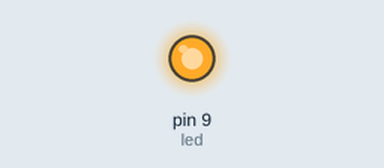
Recording of a sketch running on a simulated Arduino Uno, built with avr-gcc and run on an emulated ATmega328P. Parts: output pins drawn as LEDs (lit = HIGH).

Above: at 0.1 s.
At 0.6 s:
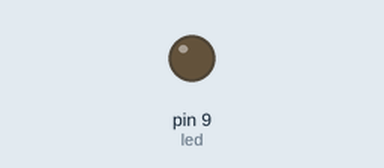
At 20.1 s:
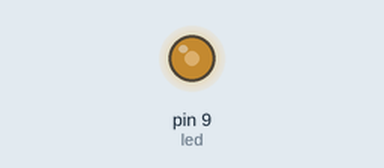
Timing chart, 0 to 21.6 s (numbered marks = the images above):
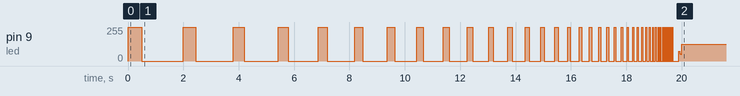

Measured:
- by itself, pin 9 (led): 0/255 → 255/255 at 0.00 s, → 0/255 0.50 s later, → 255/255 1.5 s later, → 0/255 0.45 s later, … (84 changes in this stretch)

The sketch:

q8.ino
```cpp
// int led = 9 ;
// int i;
// void setup()
// {
//   pinMode(led, OUTPUT);
// }
// void loop()
// {
//   for( i = 1; i<500 ; i = i + 1 )
//   {
//     digitalWrite(led, HIGH);
//     delay(500-i);
//     digitalWrite(led, LOW);
//     delay(1500- i*3);
//   }
// }

// int led = 9 ;
// void setup()
// {
//   pinMode(led, OUTPUT);
// }
// void loop()
// {
//   for(int i = 1; i<500 ;i ++)
//   {
//     digitalWrite(led, HIGH);
//     delay(500-i);
//     digitalWrite(led, LOW);
//     delay(1500- i*3);
//   }
// }


// int led = 9 ;
// int i;
// void setup()
// {
//   pinMode(led, OUTPUT);
// }
// void loop()
// {
//   int decre = 100;
//   for( i = 0; i<=1500/decre ; i++ )
//   {
//     digitalWrite(led, HIGH);
//     delay(500);
//     digitalWrite(led, LOW);
//     delay(1500- decre*i);
//   }
// }


int led = 9 ;
int i;
void setup()
{
  pinMode(led, OUTPUT);
}
void loop()
{
  int decre = 100;
  for( i = 0; i>=0 ; i++ )
  {
    digitalWrite(led, HIGH);
    delay(500*pow(0.9,i));
    digitalWrite(led, LOW);
    delay(1500*pow(0.9,i));
  }
}
```
